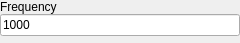
<?xml version="1.0" encoding="UTF-8"?>
<ui version="4.0">
 <class>FrequencyPatternUI</class>
 <widget class="QWidget" name="FrequencyPatternUI">
  <property name="geometry">
   <rect>
    <x>0</x>
    <y>0</y>
    <width>240</width>
    <height>43</height>
   </rect>
  </property>
  <property name="windowTitle">
   <string>Form</string>
  </property>
  <layout class="QFormLayout" name="formLayout">
   <property name="horizontalSpacing">
    <number>0</number>
   </property>
   <property name="verticalSpacing">
    <number>0</number>
   </property>
   <property name="leftMargin">
    <number>0</number>
   </property>
   <property name="topMargin">
    <number>0</number>
   </property>
   <property name="rightMargin">
    <number>0</number>
   </property>
   <property name="bottomMargin">
    <number>0</number>
   </property>
   <item row="0" column="0">
    <widget class="QLabel" name="label">
     <property name="text">
      <string>Frequency</string>
     </property>
    </widget>
   </item>
   <item row="1" column="0" colspan="2">
    <widget class="QLineEdit" name="frequency_LE">
     <property name="text">
      <string>1000</string>
     </property>
    </widget>
   </item>
  </layout>
 </widget>
 <resources/>
 <connections/>
</ui>
